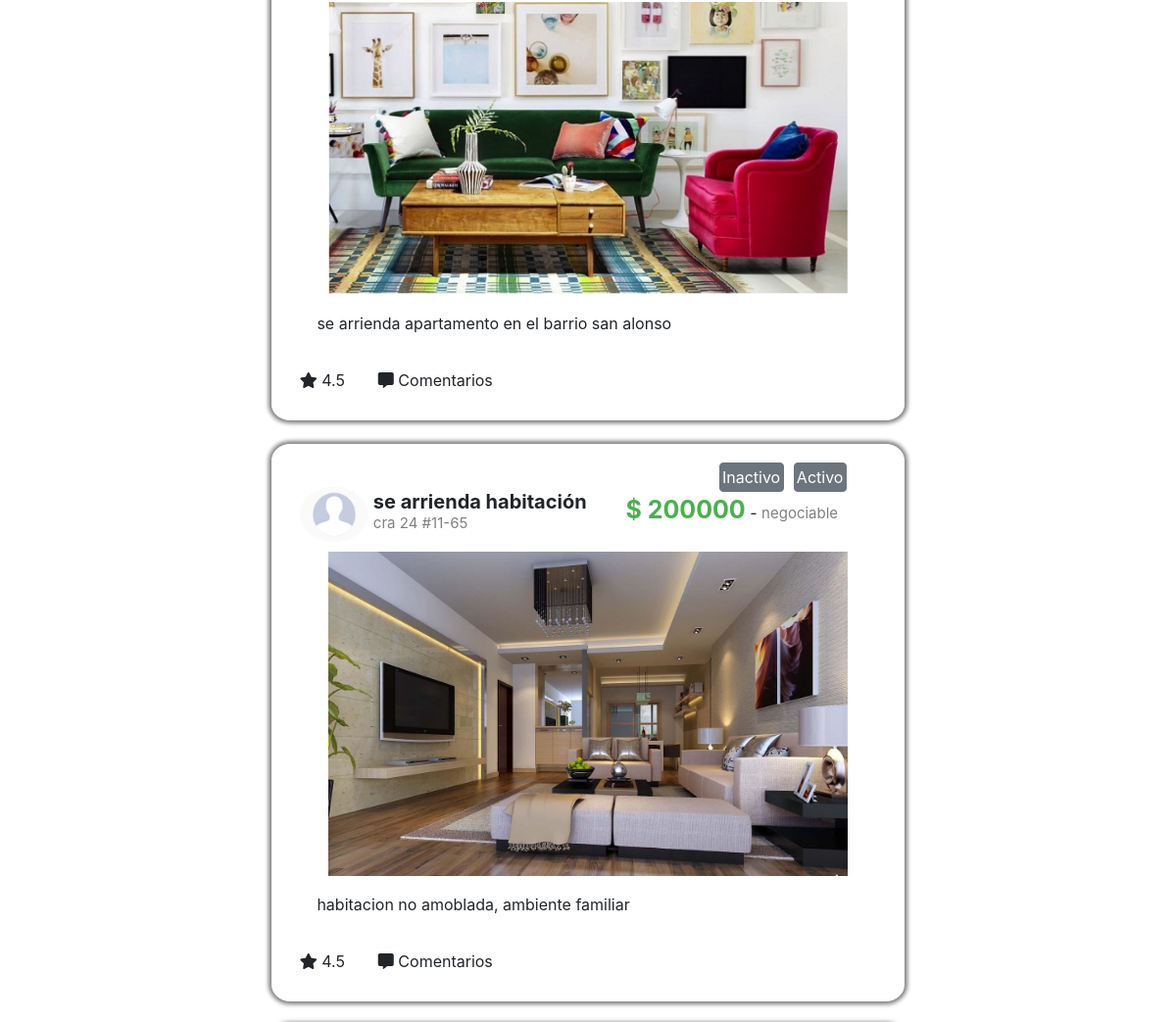
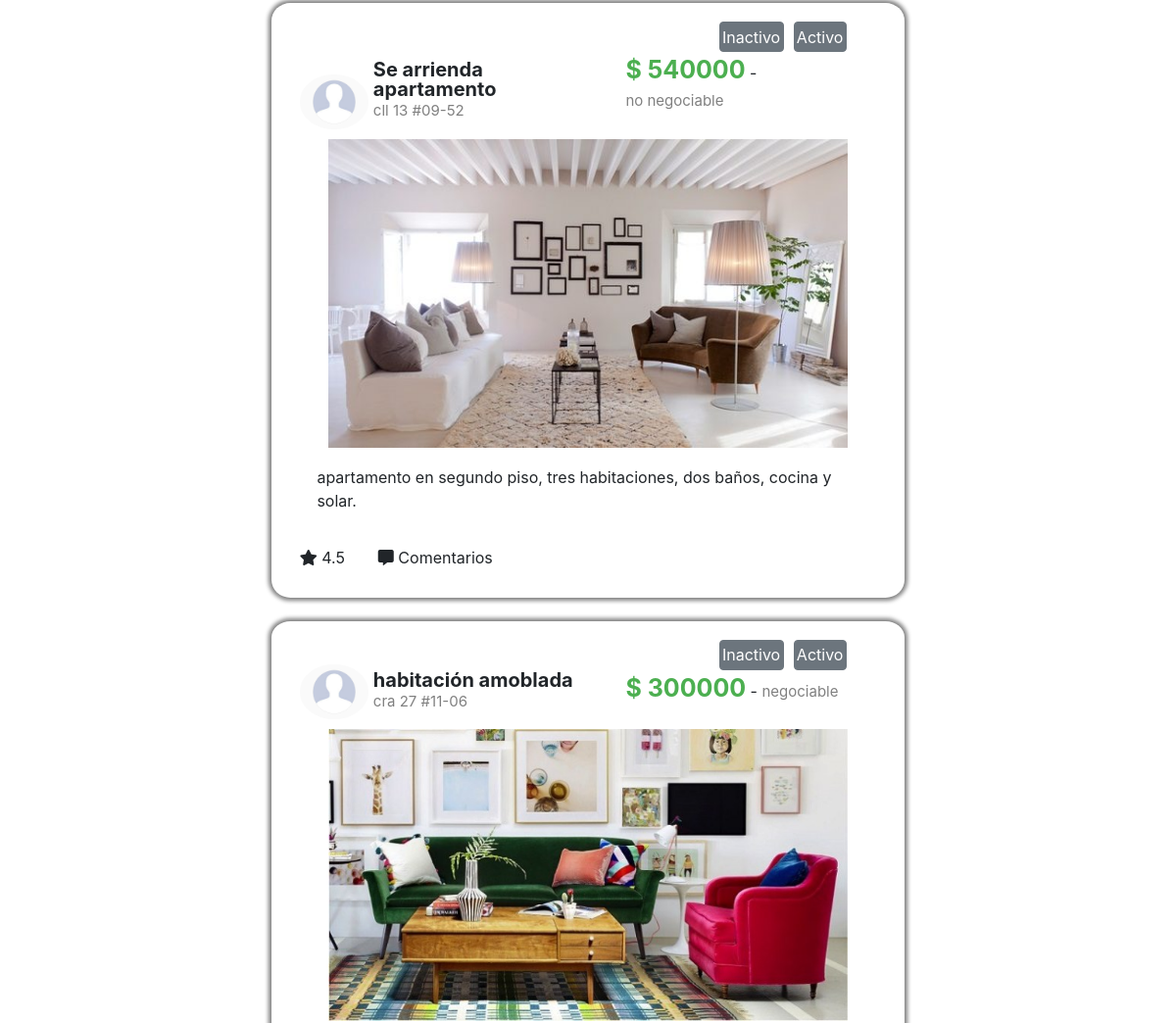
/misPublicaciones.php (middle part), run on an earlier commit of the app's database (2 pictures, top to bottom).
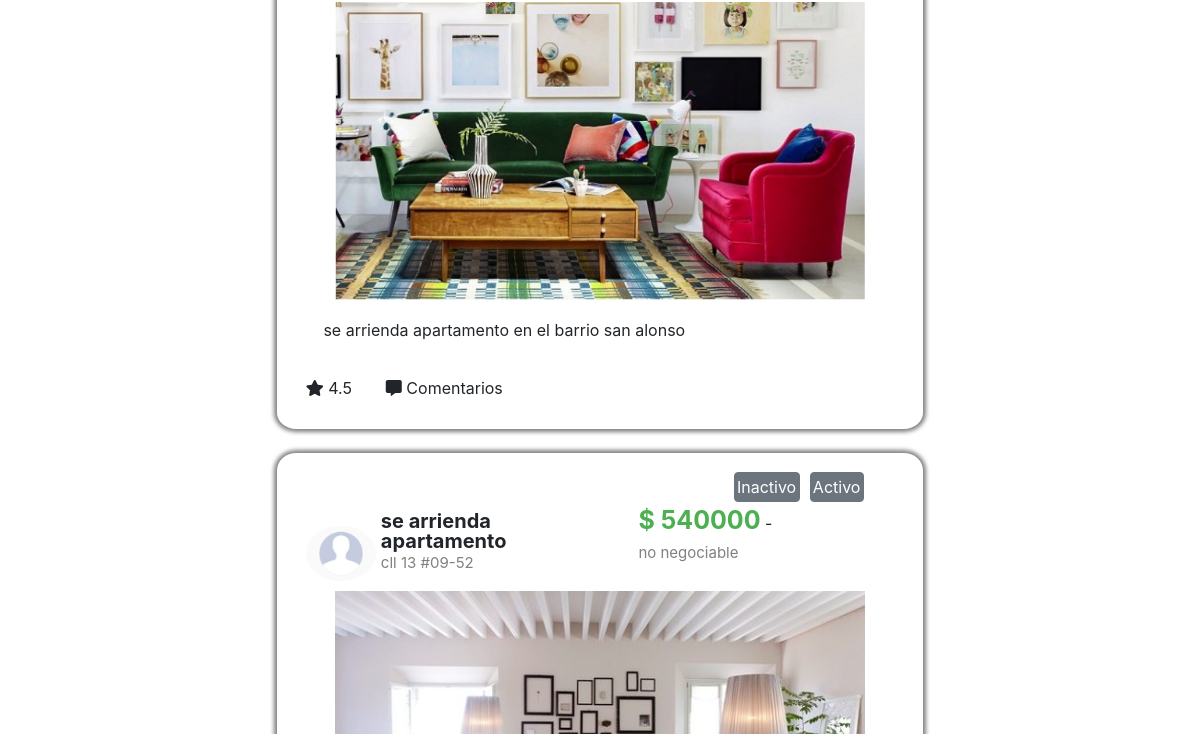
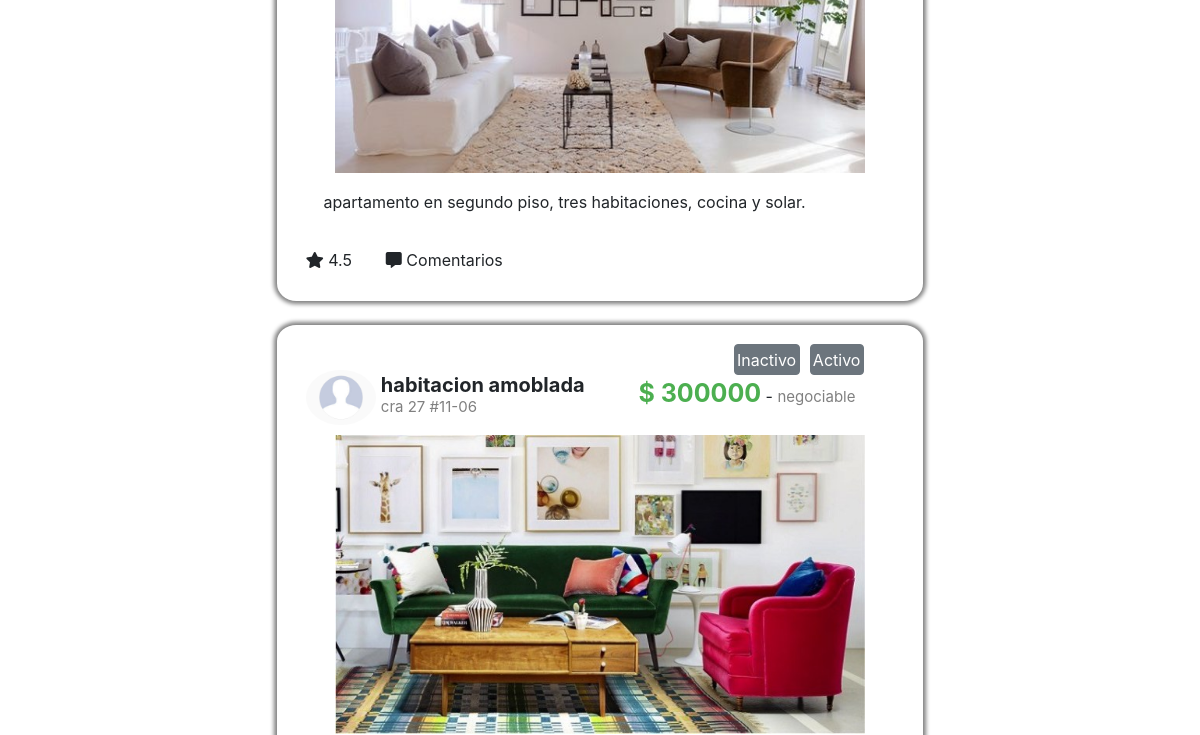
And on a later commit of the database (2 pictures, top to bottom).
### tables this page shows
CREATE TABLE `publicacion` (
  `idPublicacion` int(11) NOT NULL,
  `nombre` varchar(30) DEFAULT NULL,
  `ubicacion` varchar(20) DEFAULT NULL,
  `precio` int(11) DEFAULT NULL,
  `descripcion` varchar(150) DEFAULT NULL,
  `fechaPublicada` datetime DEFAULT NULL,
  `estado` char(1) DEFAULT NULL,
  `negociable` char(16) DEFAULT NULL,
  `tipoInmueble` varchar(20) DEFAULT NULL,
  `urlImagen` varchar(100) DEFAULT NULL,
  `idCliente` varchar(20) DEFAULT NULL
);

### misPublicaciones.php (the view, shortened to what this page needs)
<!DOCTYPE html>
<html lang="en">
<head>
    <?php
    $conexion = conectar();
    $sql = "select * from publicacion where estado = '1'";
    $r = mysqli_query($conexion, $sql);
    ?>
    <link rel="stylesheet" href="https://stackpath.bootstrapcdn.com/bootstrap/4.3.1/css/bootstrap.min.css"
>
    <link rel="stylesheet" href="estilo.css">
    <link rel="stylesheet" href="https://use.fontawesome.com/releases/v5.8.1/css/all.css">
</head>
<body>
    <div class="container-fluid">
        <div class="row">
            <div class="col-md-1"></div>
            <div class="col-md-10 fondo">
                <br>
                <div class="container">
                    <br>
                    <div id="lista_publicaciones">
                        <?PHP
                        while ($publicacion = mysqli_fetch_array($r)) {
                            ?>
                        <div class="row">
                            <div class="col-md-2"></div>
                            <div class="col-md-8 contenidoPublicacion">
                                <div class="divImagenPerfil">
                                    <img src="imagenes/im_perfil.png" alt="foto de perfil"
                                        style="width: 100%; border-radius: 50%;">
                                </div>
                                <div class="encabezadoPublicacion">
                                    <span class="tituloPublicacion">
                                        <?PHP echo $publicacion['nombre']; ?></span></br>
                                    <span class="subtituloPublicacion">
                                        <?PHP echo $publicacion['ubicacion']; ?></span></br>
                                </div>
                                <div class="divPrecio" >
                                    <div style="width:100%;">
                                        <button type="button" class="btn btn-secondary btm-sm" style="position: relative; float:right; padding:1%; margin-right:10px;">Activo</button>
                                        <button type="button" class="btn btn-secondary btm-sm" style="position: relative; float:right; padding:1%; margin-right:10px;">Inactivo</button>
                                    </div>
                                    <span class="tituloPublicacion" style="color:#4CAF50;font-size:25px;">$
                                        <?PHP echo $publicacion['precio']; ?></span> - <span
                                        class="subtituloPublicacion">
                                        <?PHP
                                            echo $publicacion['negociable']; ?>
                                    </span>
                                </div>
                                <div class="imagenPublicacion">
                                    <img <?PHP echo 'src=' . $publicacion['urlImagen']; ?> alt="Publicacion"
                                    style="width: 100%">
                                </div>
                                <div class="descripcionPublicacion">
                                    <p>
                                        <?PHP echo $publicacion['descripcion']; ?></p>
                                </div>
                                <div class="botonesPublicacion">
                                    <span class="botonPublicacion"><i class="fas fa-star"></i> 4.5</span>
                                    <span><i class="fas fa-comment-alt"></i> Comentarios</span>
                                </div>
                            </div>
                            <div class="col-md-2">
                            </div>
                        </div>
                        <br>
                        <?PHP
                        }
                        ?>
                    </div>
                </div>
            </div>
            <div class="col-md-1"></div>
        </div>
    </div>
</body>
</html>

### estilo.css (style rules this page uses)
.contenidoPublicacion { padding: 3%; border-radius: 3%; box-shadow: 0 0 4px 3px grey; }
.divImagenPerfil { display: inline-block; width: 12%; position: relative; bottom: 10px; border-radius: 50%; }
.encabezadoPublicacion { display: inline-block; line-height: 20px; width: 40%; }
.divPrecio { width: 43%; display: inline-block; position: relative; bottom: 10px; padding-left:3%; }
.tituloPublicacion { display: inline-block; font-size: 20px; font-weight: bold; }
.subtituloPublicacion { display: inline-block; font-size: 15px; color: gray; }
.imagenPublicacion { width: 90%; margin-left:auto; margin-right:auto; }
.botonPublicacion { padding-right: 5%; }
.descripcionPublicacion { padding: 3%; margin-left: auto; margin-right: auto; }
.fondo { background: white; }
body { background:none; }

What changed in the data, as far as the page shows it:
no longer on this page (row edited): publicacion: nombre "se arrienda habitación", ubicacion "cra 24 #11-65", precio "200000", negociable "negociable", urlImagen (picture), descripcion "habitacion no amoblada, ambiente familiar"
changed publicacion "cll 13 #09-52": nombre "Se arrienda apartamento" → "se arrienda apartamento"; descripcion "apartamento en segundo piso, tres habitaciones, dos baños, cocina y solar." → "apartamento en segundo piso, tres habitaciones, cocina y solar."
changed publicacion "cra 27 #11-06": nombre "habitación amoblada" → "habitacion amoblada"
